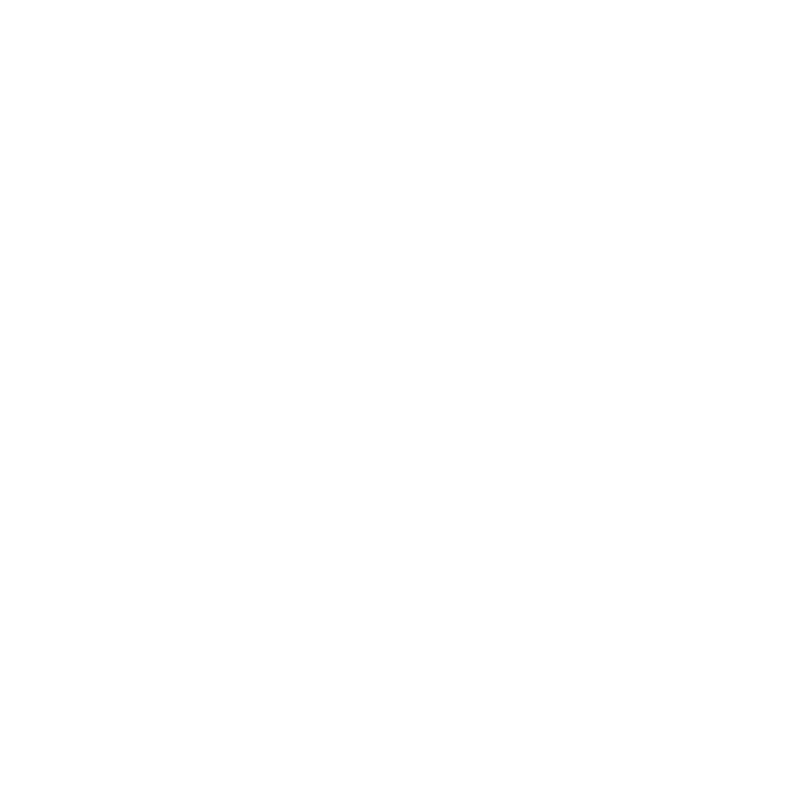
Frame 1 (no input)
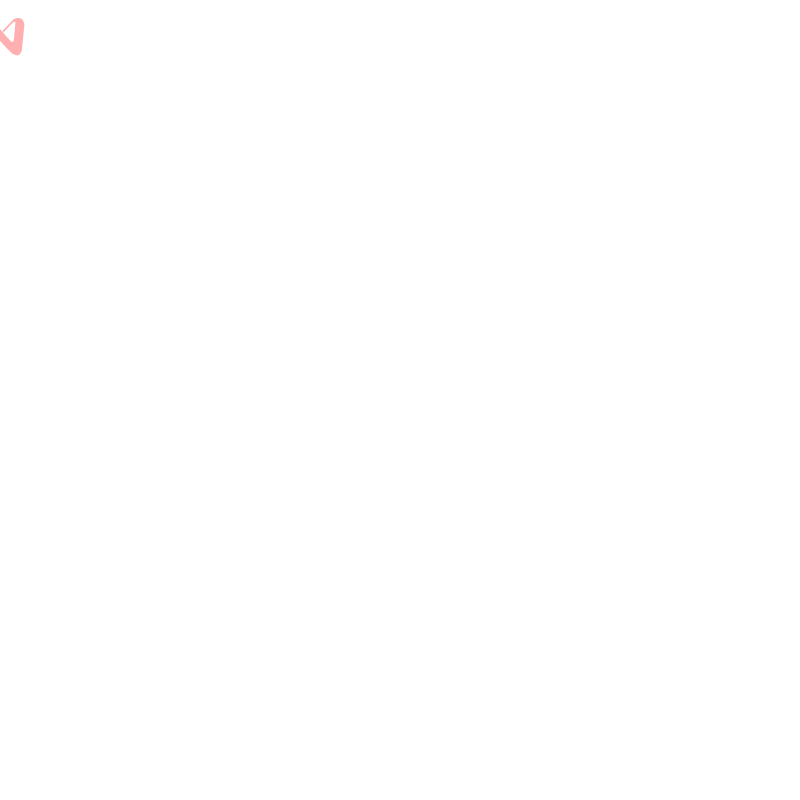
Frame 60 (the mouse pressed at the canvas centre just before this capture)
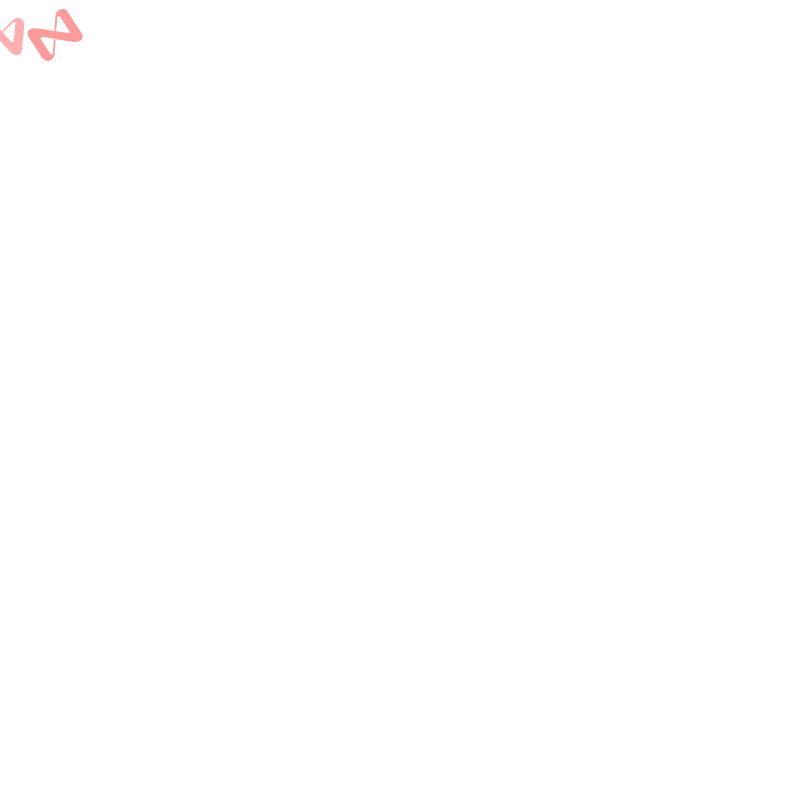
Frame 120 (the mouse held since frame 60 and released just before this capture)

The Processing sketch that drew these frames (run headless with seeded random() and noise(); from frame 60 on, the mouse is pressed at the canvas centre):

// Processing sketch: processing_42640
// ── processing_42640.pde

int threshold,xpos,ypos,random;
int prevMillis=0;
int opacity = 20;
float x=0;
float y=0;

void setup()
{
  size(800,800);
  smooth();
  threshold = 1000;
  fill(200,0,0);
  background(255);
  noStroke();
  ypos = 35;
}
 
void draw()
{
  if(millis() - prevMillis >= threshold)
  {
      translate(xpos,ypos);
      pushMatrix();
      scale(.25);
      rotate(PI*random(0,PI));
      fill (255,0,0,60+opacity);
      beginShape();
      vertex(x+8, y-16.5);
      bezierVertex(x+39, y-58, x+54, y-75, x+44, y-64);
      bezierVertex(x+58, y-79, x+79.5, y-74, x+67, y-74);
      bezierVertex(x+83, y-79, x+92, y-56.5, x+90, y-59);
      bezierVertex(x+93, y-53, x+93, y-49, x+93, y-49);
      bezierVertex(x+93, y+51, x+93, y+70, x+93, y+51);
      bezierVertex(x+88, y+73, x+80, y+74, x+76, y+74);
      bezierVertex(x+65, y+74, x+50, y+66, x+59, y+72);
      bezierVertex(x+31, y+50, x-11, y+11, x+12, y+32);
      bezierVertex(x-27, y-3, x-32, y-8, x-29, y-5);
      bezierVertex(x-45, y-19, x-54, y-27, x-49, y-23);
      bezierVertex(x-57, y-27, x-57, y-17, x-57, y-17);
      bezierVertex(x-57, y+50, x-57, y+50, x-57, y+50);
      bezierVertex(x-57, y+50, x-56, y+59, x-57, y+50);
      bezierVertex(x-52, y+60, x-49, y+56, x-45, y+52);
      vertex(x-13, y+12);
      vertex(x-8, y+16);
      bezierVertex(x-39, y+58, x-49, y+70, x-44, y+64);
      bezierVertex(x-55, y+80, x-80, y+74, x-67, y+74);
      bezierVertex(x-88, y+76, x-92, y+56, x-90, y+64);
      bezierVertex(x-93, y+64, x-93, y+50, x-93, y+50);
      bezierVertex(x-93, y-50, x-93, y-63, x-93, y-50);
      bezierVertex(x-95, y-73, x-72, y-75, x-76, y-74);
      bezierVertex(x-66.5, y-74, x-60, y-71, x-50, y-67);
      bezierVertex(x-32, y-50, x-12, y-33, x+11, y-11);
      bezierVertex(x+26, y+4, x+28, y+5, x+31, y+8);
      bezierVertex(x+44, y+19, x+53, y+26, x+50, y+22.5);
      bezierVertex(x+57, y+23, x+57, y+17, x+57, y+17);
      bezierVertex(x+57, y-50, x+56, y-50, x+57, y-50);
      bezierVertex(x+57, y-50, x+56.7, y-51, x+56, y-57);
      bezierVertex(x+52, y-61, x+44, y-53, x+48, y-57);
      vertex(x+13, y-12);
      endShape(CLOSE);
      popMatrix();
       
      xpos += 55;
      opacity += 20;
      prevMillis = millis();
      
      if(opacity > 100)
      {
        opacity = 20;
      }
      
      if(xpos >= 800)
      {
        ypos+=55;
        xpos=0;
      }
      
      if(ypos >= 800)
      {
        ypos=35;
      }
  }
}
